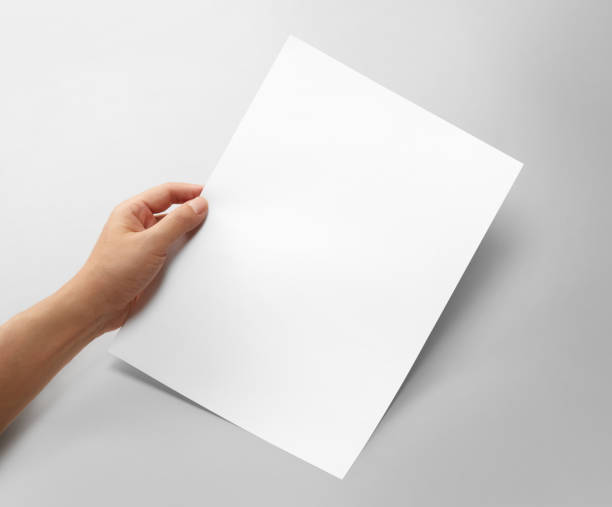
//> input picture DocsScanner/resources/testpap.jpg, 612 x 507 px
$ ./Doc_Scanner   (built with g++ and OpenCV 4)
//> lines starting //> are read from the running program, lines starting //| are printed output that depends on the picture; after the words box and inside, x2 and y2 are one past the last pixel; in counts of white or black regions, pixels touching at a corner belong together
#include <opencv2/imgcodecs.hpp>
#include <opencv2/highgui.hpp>
#include <opencv2/imgproc.hpp>
#include <iostream>
#include<reorder.hpp>
using namespace cv;
using namespace std;

class Scan
{
public:
	Mat OriginalImg, GrayImg, CannyImg, ThreImg, BlurImg, DilImg, ErodImg, WarpImg, CropImg;
	vector<Point> initialPoint, docPoints;
	int maxArea = 0;
	float w = 420, h = 596;

	void start(string path)
	{
//> called with path = "resources/testpap.jpg"
		OriginalImg = imread(path);
//> OriginalImg is the input picture: 507 rows x 612 cols, CV_8UC3; mean B, G, R 210.4, 212, 214.8
		resize(OriginalImg, OriginalImg, Size(360, 740));
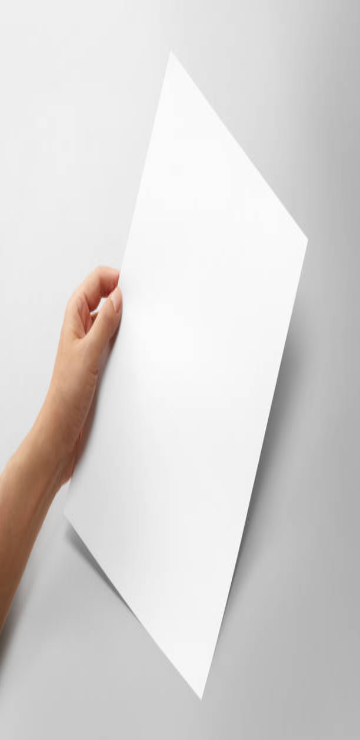
//> OriginalImg: 740 rows x 360 cols, CV_8UC3; mean B, G, R 210.4, 211.9, 214.8
		//if we find the edges of an image we aould easily analyze the shape of it
		ThreImg = preprocessing(OriginalImg);
		initialPoint = getContours(ThreImg);
		//Random numbering will be given to each edges so we have to reorder them before drawing the contours
		docPoints = reord(initialPoint);
		drawPoints(docPoints);

		WarpImg = getWarp(OriginalImg, docPoints, w, h);
		Rect roi(0, 0, w, h);

		CropImg = WarpImg(roi);
		display();
	}

	Mat preprocessing(Mat img)
	{
		//To detect an edge we first find the canny of an image
		//We apply guassian blur to reduce the noise of an image
		//The canny image edges will be very thin and might go undetected so we dilate the canny to accurately detect the edges
		//cvtColor(OriginalImg, GrayImg, COLOR_BGR2GRAY);
		GaussianBlur(OriginalImg, BlurImg, Size(3, 3), 3, 0);
		Canny(BlurImg, CannyImg, 25, 75);
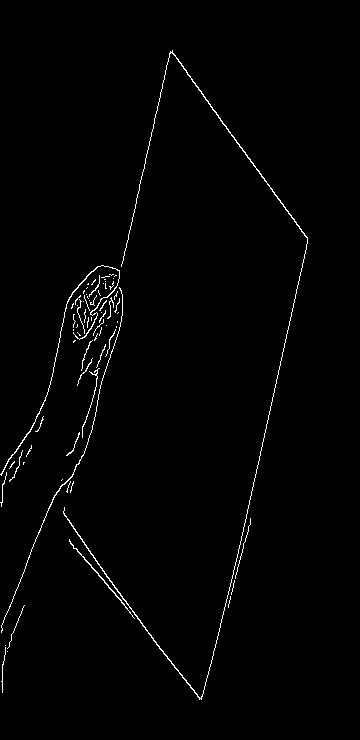
//> CannyImg: 740 rows x 360 cols, CV_8UC1; 1.2% white in thin lines or dots, all inside (x1, y1, x2, y2) = (0, 50, 308, 700)
		Mat kernel = getStructuringElement(MORPH_RECT, Size(3, 3));
		dilate(CannyImg, DilImg, kernel);
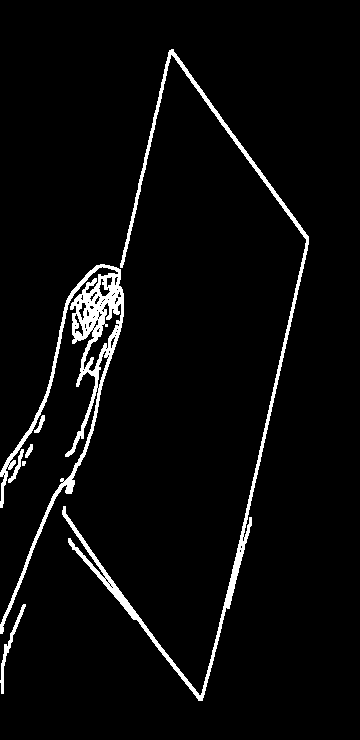
//> DilImg: 740 rows x 360 cols, CV_8UC1; 4.1% white; 7 white regions (1 under 20 px)
		return DilImg;
	}

	vector<Point> getContours(Mat image)
	{
		// Vector to store the contours found in the image
		vector<vector<Point>> contours;
		vector<Vec4i> hierarchy;

		findContours(image, contours, hierarchy, RETR_EXTERNAL, CHAIN_APPROX_SIMPLE);
//> contours = 7 contours, 1 with area under 20; largest, box (x1, y1, x2, y2) and area: (0, 264, 124, 634) 5746, (62, 49, 309, 701) 3907, (0, 604, 26, 694) 240, (8, 449, 24, 483) 98, (34, 415, 45, 433) 56, (25, 444, 33, 458) 41
		// Vector to store the approximated polygons
		vector<vector<Point>> conPoly(contours.size());
//> conPoly = 7 empty contours
		// Vector to store the four corner points of the largest contour
		vector<Point> biggest;

		// Iterate through all the contours found in the image
		for (int i = 0; i < contours.size(); i++)
		{
			// Calculate the area of the current contour
			int area = contourArea(contours[i]);

			// If the area is greater than a threshold (1000), proceed

			if (area > 1000)
			{
				// Approximate the current contour with a polygon

             approxPolyDP(contours[i], conPoly[i], 375, true);
			 // Check if the area of the polygon is greater than the maximum area
			 // and if the polygon has four vertices (a quadrilateral)

				if (area > maxArea && conPoly[i].size() == 4)
				{
					// Update the 'biggest' vector with the four corner points of the current polygon
					biggest = { conPoly[i][0],conPoly[i][1],conPoly[i][2],conPoly[i][3] };
					maxArea = area;
				}
			}
		}
//> this loop made 7 passes
//> area on passes 1, 3, 4, 5, 6, 7: 239, 98, 41, 56, 5746, 3907
//> after the loop, maxArea = 0
		return biggest;
	}

	void drawPoints(vector<Point> points)
	{
		for (int i = 0; i < points.size(); i++)
		{
			circle(OriginalImg, points[i], 5, Scalar(0, 0, 255), FILLED);
		}
	}


	Mat getWarp(Mat img, vector<Point> points, float w, float h)
	{
		//It holds only floating point values
		//The source and destination poins are defined
		Point2f src[4] = { points[0],points[1],points[2],points[3] };
		Point2f dst[4] = { {0.0f,0.0f},{w,0.0f},{0.0f,h},{w,h} };
		//The below function makes a matrix corresponding to the source file
		Mat matrix = getPerspectiveTransform(src, dst);
		//Now the image is transformed using the specified matrix
		warpPerspective(img, WarpImg, matrix, Point(w, h));

		return WarpImg;
	}
	void display()
	{
		imshow("image", OriginalImg);
		//imshow("Threshold Image", ThreImg);
		imshow("Warp Image", WarpImg);
		//imshow("Crop Image", CropImg);
		//imshow("Canny", CannyImg);
		waitKey(0);
	}
};


void main()
{
	Scan obj, ob2;
	//obj.start("resources/testimg.jpg");
//> (the run ends here: the program needs code that is not available in this run, at `docPoints = reord(initialPoint);`)
